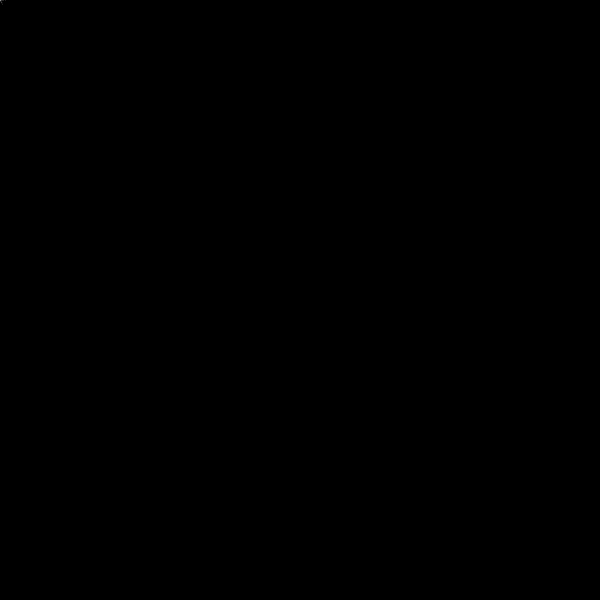
Frame 1 (no input)
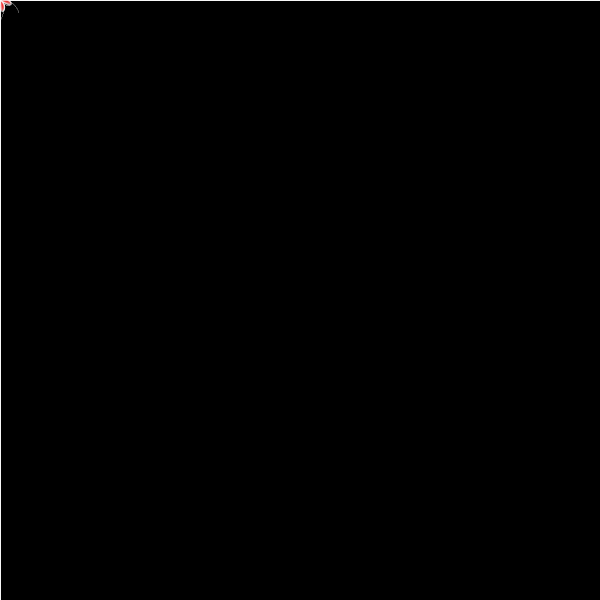
Frame 60 (the mouse pressed at the canvas centre just before this capture)
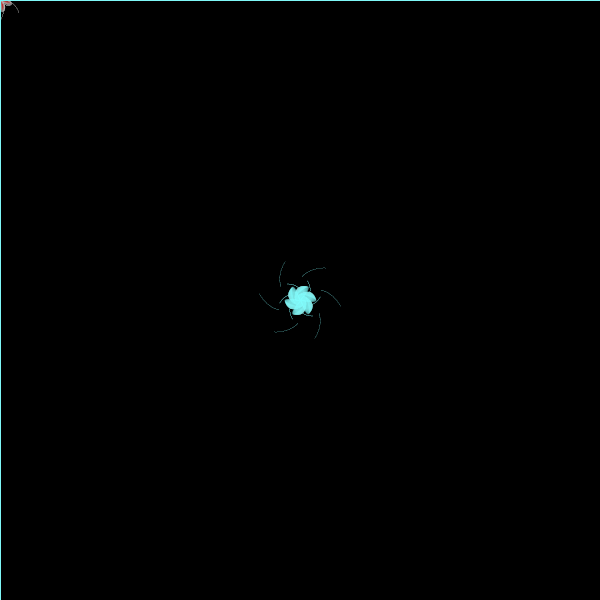
Frame 120 (the mouse held since frame 60 and released just before this capture)

The Processing sketch that drew these frames (run headless with seeded random() and noise(); from frame 60 on, the mouse is pressed at the canvas centre):

// Processing sketch: processing_127733
// ── processing_127733.pde

float r = 5;
float a = 0;

void setup(){
  size(600, 600);
  background(0);
  colorMode(HSB, 600);
}

void draw() {
  fill(0,3);
  rect(0,0,width, height);
  r = r+0.3;
  a = a+0.01;
  if (a>2*PI) {
    a = 0;
    r=5;
  }
  stroke(600-mouseX, mouseY, 600, 100);
  fill(mouseX, 600-mouseY, 600, 30);
  for (int i=0; i<6; i++){
    float c1x = mouseX + r*cos(a+PI*i/3);
    float c1y = mouseY + r*sin(a+PI*i/3);
    float c2x = mouseX + r*cos(PI*i/3-a)/2;
    float c2y = mouseY + r*sin(PI*i/3-a)/2;
    bezier(mouseX, mouseY, c1x, c1y, c2x, c2y, mouseX, mouseY);
    point(c1x, c1y);
    point(c2x, c2y);
  }
}
